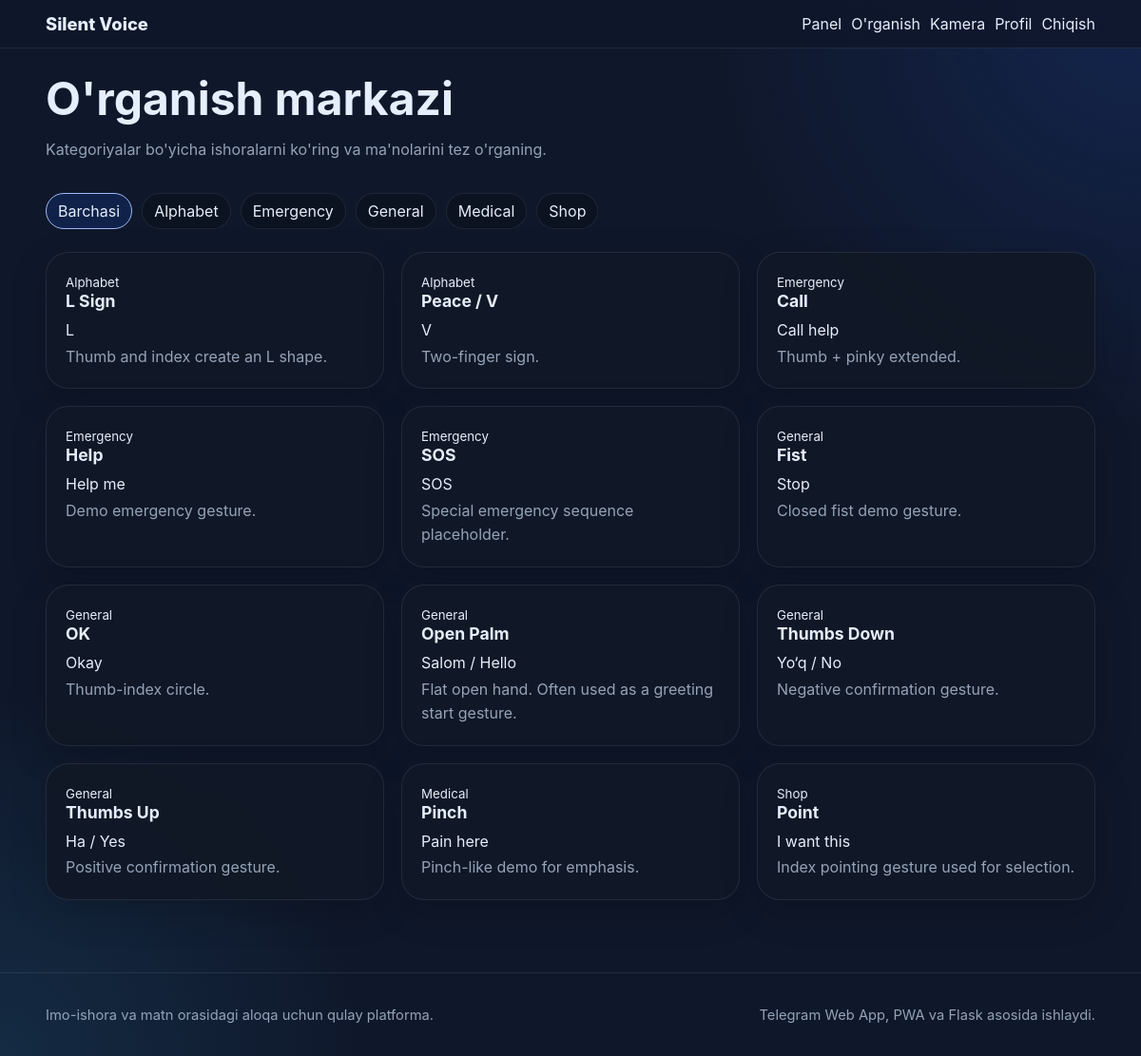
The page /learning-center (signed in) on the database its author committed.
### app/models.py (models this page shows)
class Sign(db.Model):
    id = db.Column(db.Integer, primary_key=True)
    title = db.Column(db.String(120), nullable=False)
    category = db.Column(db.String(80), nullable=False)
    meaning = db.Column(db.String(255), nullable=False)
    description = db.Column(db.Text)
    image_url = db.Column(db.String(255))
    video_url = db.Column(db.String(255))
    is_offline = db.Column(db.Boolean, default=False)
    created_at = db.Column(db.DateTime, default=datetime.utcnow)

### app/routes/main.py (the view)
@main_bp.route('/learning-center')
@login_required
def learning_center():
    category = request.args.get('category')
    query = Sign.query
    if category:
        query = query.filter_by(category=category)
    signs = query.order_by(Sign.category, Sign.title).all()
    categories = sorted({s.category for s in Sign.query.all()})
    return render_template('learning_center.html', signs=signs, categories=categories, active_category=category)

### app/templates/learning_center.html
{% extends 'base.html' %}
{% block content %}
<section class="section-head">
  <div>
    <h1>O'rganish markazi</h1>
    <p class="muted">Kategoriyalar bo'yicha ishoralarni ko'ring va ma'nolarini tez o'rganing.</p>
  </div>
</section>
<div class="chips mt-16 wrap">
  <a class="chip {% if not active_category %}active{% endif %}" href="{{ url_for('main.learning_center') }}">Barchasi</a>
  {% for category in categories %}
  <a class="chip {% if active_category == category %}active{% endif %}" href="{{ url_for('main.learning_center', category=category) }}">{{ category }}</a>
  {% endfor %}
</div>
{% if signs %}
<div class="grid three mt-24">
  {% for sign in signs %}
  <article class="card sign-card">
    <small>{{ sign.category }}</small>
    <h3>{{ sign.title }}</h3>
    <p>{{ sign.meaning }}</p>
    <div class="muted">{{ sign.description }}</div>
  </article>
  {% endfor %}
</div>
{% else %}
<section class="card mt-24">
  <p class="muted">Tanlangan bo'lim bo'yicha hozircha ishoralar topilmadi.</p>
</section>
{% endif %}
{% endblock %}

### app/static/css/style.css (style rules this page uses)
:root { --tg-theme-bg-color:#0f172a; --tg-theme-secondary-bg-color:#111827; --tg-theme-text-color:#e5eefc; --tg-theme-hint-color:#94a3b8; --tg-theme-link-color:#60a5fa; --tg-theme-button-color:#2563eb; --tg-theme-button-text-color:#f8fafc; --tg-theme-section-bg-color:rgba(17,24,39,.92); --tg-theme-section-separator-color:rgba(148,163,184,.14); --tg-theme-destructive-text-color:#ef4444; --soft:#0b1220; }
* { box-sizing:border-box }
html,body { margin:0;padding:0;font-family:Inter,Arial,sans-serif;background:var(--tg-theme-bg-color);color:var(--tg-theme-text-color) }
body { min-height:100vh;background-image:radial-gradient(circle at top right,rgba(37,99,235,.18),transparent 28%),radial-gradient(circle at bottom left,rgba(56,189,248,.12),transparent 24%) }
a { text-decoration:none;color:var(--tg-theme-link-color) }
.card { background:var(--tg-theme-section-bg-color);border:1px solid var(--tg-theme-section-separator-color);border-radius:24px;padding:20px;box-shadow:0 12px 40px rgba(0,0,0,.16) }
.hero-grid,.grid { display:grid;gap:18px }
.grid.three { grid-template-columns:repeat(3,minmax(0,1fr)) }
h1,h2,h3 { margin:0 0 10px;color:var(--tg-theme-text-color) }
h1 { font-size:clamp(2rem,4vw,3.3rem);line-height:1.05 }
h3 { font-size:1.1rem }
.muted { color:var(--tg-theme-hint-color);line-height:1.6 }
.pill,.chip { display:inline-flex;align-items:center;gap:8px;border-radius:999px;padding:8px 12px;border:1px solid var(--tg-theme-section-separator-color);background:var(--soft);color:var(--tg-theme-text-color) }
.chip.active,.chip:hover { background:color-mix(in srgb,var(--tg-theme-button-color) 20%,var(--soft));border-color:color-mix(in srgb,var(--tg-theme-button-color) 45%,white) }
.chips { display:flex;gap:10px;flex-wrap:wrap }
.wrap { flex-wrap:wrap }
.mt-16 { margin-top:16px }
.mt-24 { margin-top:24px }
.section-head { display:flex;justify-content:space-between;align-items:center }
.sign-card p { margin:.35rem 0 }

### rows shown on the page
Sign: category "Alphabet", title "Peace / V", meaning "V", description "Two-finger sign."
Sign: category "Emergency", title "Call", meaning "Call help", description "Thumb + pinky extended."
Sign: category "General", title "Open Palm", meaning "Salom / Hello", description "Flat open hand. Often used as a greeting start gesture."
Sign: category "Medical", title "Pinch", meaning "Pain here", description "Pinch-like demo for emphasis."
Sign: category "Shop", title "Point", meaning "I want this", description "Index pointing gesture used for selection."
Sign: category "Alphabet", title "L Sign", meaning "L", description "Thumb and index create an L shape."
Sign: category "Emergency", title "Help", meaning "Help me", description "Demo emergency gesture."
Sign: category "Emergency", title "SOS", meaning "SOS", description "Special emergency sequence placeholder."
Sign: category "General", title "Fist", meaning "Stop", description "Closed fist demo gesture."
Sign: category "General", title "OK", meaning "Okay", description "Thumb-index circle."
Sign: category "General", title "Thumbs Down", meaning "Yo‘q / No", description "Negative confirmation gesture."
Sign: category "General", title "Thumbs Up", meaning "Ha / Yes", description "Positive confirmation gesture."
